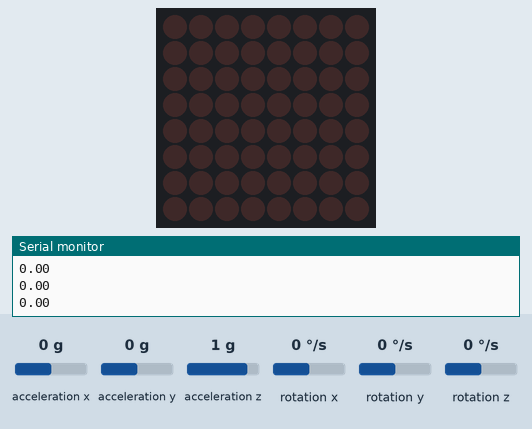
A program run on a simulated Raspberry Pi Pico. On the bench: 8×8 LED matrix, the last lines printed to the serial monitor. The inputs (shaded band) are chosen by the test bench; at power-on: acceleration x 0 g, acceleration y 0 g, acceleration z 1 g, rotation x 0 °/s, rotation y 0 °/s, rotation z 0 °/s.

Above: at 2.3 s.
2.4 s: acceleration x set to -1.4 g
At 2.8 s:
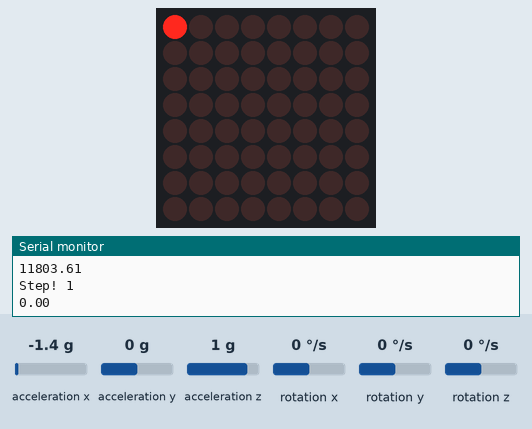
4.0 s: acceleration y set to -1.4 g
At 5.3 s:
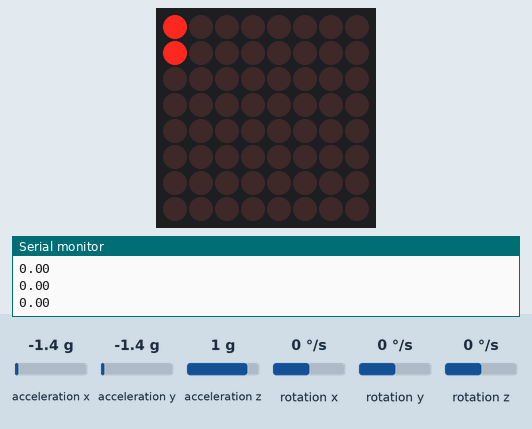
5.6 s: acceleration z set to -1.4 g
At 6.8 s:
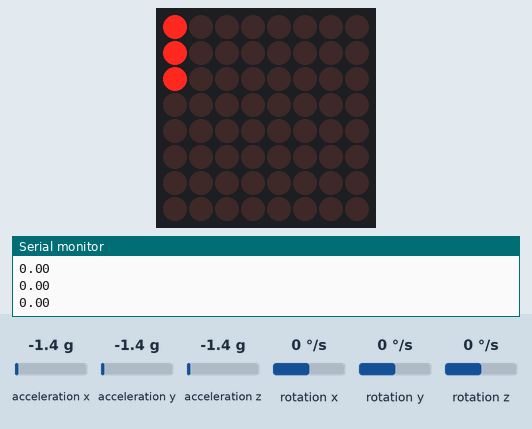
Timing chart, 0 to 8.6 s (numbered marks = the images above; inputs shaded):
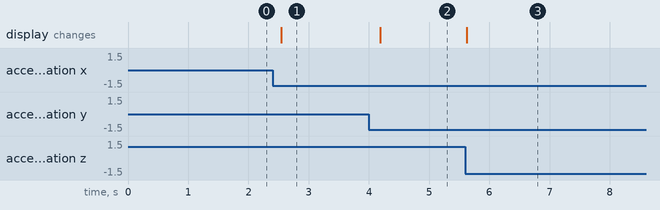

Measured:
- after the input at 2.4 s, the display: changes after 0.15 s (image 1)
- after the input at 4.0 s, the display: changes after 0.19 s (image 2)
- after the input at 5.6 s, the display: changes at once (image 3)

The program:

main.cpp
```cpp
#include <Arduino.h>
#include <Wire.h>
#include <Adafruit_GFX.h>
#include "Adafruit_LEDBackpack.h"
#include <MPU6050.h>

int16_t ax, ay, az;
int16_t gx, gy, gz;

float vectorprevious;
float vector;
float totalvector;

int steps = 0;
char axs[6];
char ays[6];
char azs[6];

Adafruit_8x8matrix matrix = Adafruit_8x8matrix();

MPU6050 accelgyro;

void setup() {
  Serial.begin(9600);
  Serial.println("LED matrix step counter test.");

  Wire.begin(); // For I2C and SPI

  matrix.begin(0x70);  // pass in the address

  delay(100);

  matrix.clear();
  matrix.fillRoundRect(1, 1, 6, 6, 2, LED_ON);
  matrix.fillRoundRect(3, 3, 2, 2, 1, LED_OFF);
  delay(1000);
  matrix.writeDisplay();

  Serial.println("Gryo..");
  accelgyro.initialize();
  accelgyro.CalibrateAccel();
  Serial.println("OK");

  Serial.println("Testing device connections...");
  Serial.println(accelgyro.testConnection() ? "MPU6050 connection successful" : "MPU6050 connection failed");
  //matrix.fillCircle(0, 0, 3, 0);
  //delay(1000);
  //matrix.clear();
}

void get_movement(){
  accelgyro.getMotion6(&ax, &ay, &az, &gx, &gy, &gz);
  /*Serial.print("a/g:\t");
  Serial.print(ax); Serial.print("\t");
  Serial.print(ay); Serial.print("\t");
  Serial.print(az); Serial.print("\t");
  Serial.print(gx); Serial.print("\t");
  Serial.print(gy); Serial.print("\t");
  Serial.println(gz);
  Serial.println();*/
}

void display_steps(){
  matrix.clear();
  uint8_t total = 0;
  for(uint8_t i = 0; i < 8; i++){
    for(uint8_t j = 0; j < 8; j++){
      total++;
      if(total < steps){
        matrix.drawPixel(i, j, LED_ON);
      }
    }
  }
  matrix.writeDisplay();
}

void loop() {
  get_movement();
  vector = sqrt( (ax * ax) + (ay * ay) + (az * az) );
  totalvector = vector - vectorprevious;
  Serial.println(totalvector);
  if(totalvector > 600){

    Serial.print("Step! ");
    Serial.println(steps);
    steps++;
    if(steps > 64){
      steps = 0;
    }
  }
  display_steps();
  delay(200);
  vectorprevious = vector;
}
```
